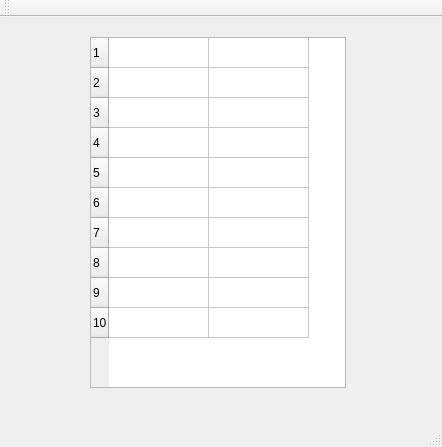
<?xml version="1.0" encoding="UTF-8"?>
<ui version="4.0">
 <class>MainWindow</class>
 <widget class="QMainWindow" name="MainWindow">
  <property name="geometry">
   <rect>
    <x>0</x>
    <y>0</y>
    <width>442</width>
    <height>447</height>
   </rect>
  </property>
  <property name="windowTitle">
   <string>MainWindow</string>
  </property>
  <widget class="QWidget" name="centralWidget">
   <widget class="QTableWidget" name="tableWidget">
    <property name="geometry">
     <rect>
      <x>90</x>
      <y>20</y>
      <width>256</width>
      <height>351</height>
     </rect>
    </property>
    <property name="sizePolicy">
     <sizepolicy hsizetype="Maximum" vsizetype="Expanding">
      <horstretch>0</horstretch>
      <verstretch>0</verstretch>
     </sizepolicy>
    </property>
    <property name="rowCount">
     <number>10</number>
    </property>
    <attribute name="horizontalHeaderVisible">
     <bool>false</bool>
    </attribute>
    <row/>
    <row/>
    <row/>
    <row/>
    <row/>
    <row/>
    <row/>
    <row/>
    <row/>
    <row/>
    <column>
     <property name="text">
      <string>Name</string>
     </property>
    </column>
    <column>
     <property name="text">
      <string>Score</string>
     </property>
    </column>
   </widget>
  </widget>
  <widget class="QMenuBar" name="menuBar">
   <property name="geometry">
    <rect>
     <x>0</x>
     <y>0</y>
     <width>442</width>
     <height>21</height>
    </rect>
   </property>
  </widget>
  <widget class="QToolBar" name="mainToolBar">
   <attribute name="toolBarArea">
    <enum>TopToolBarArea</enum>
   </attribute>
   <attribute name="toolBarBreak">
    <bool>false</bool>
   </attribute>
  </widget>
  <widget class="QStatusBar" name="statusBar"/>
 </widget>
 <layoutdefault spacing="6" margin="11"/>
 <resources/>
 <connections/>
</ui>
